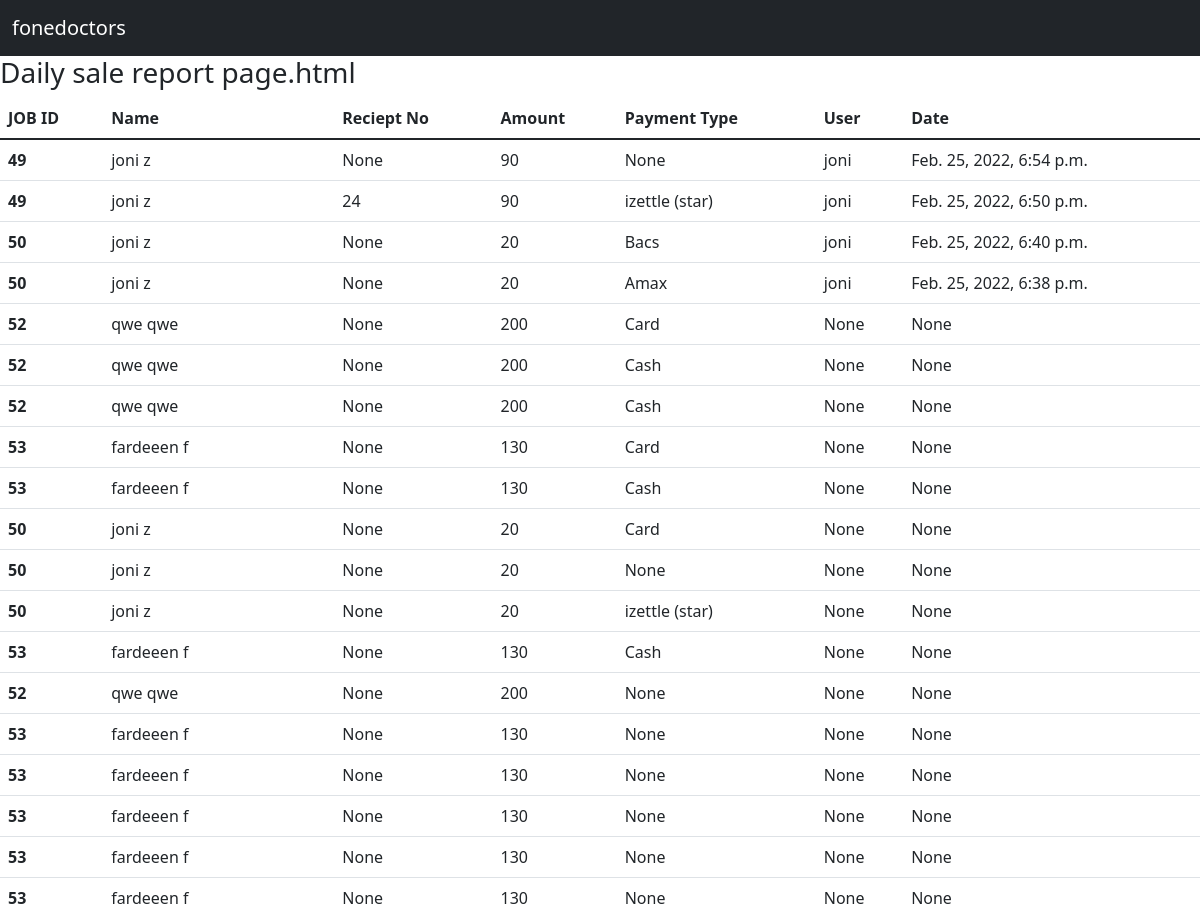
The app's page /daily_sale_report/ (upper part), older data.
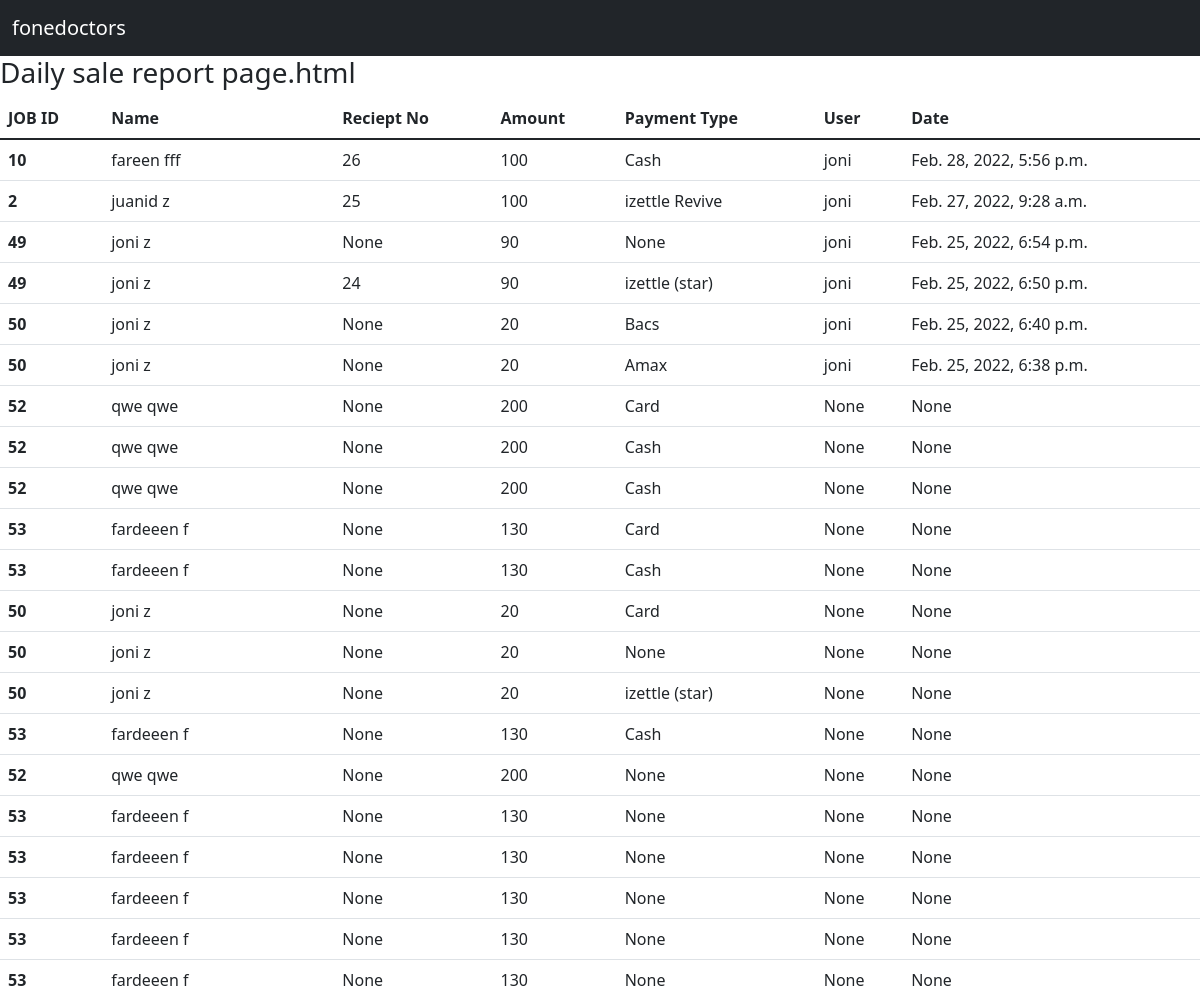
The same page, newer data.
### Retail/models.py (models this page shows, shortened)
class Customer_cart(models.Model):
    c_cart = models.ForeignKey(Jobs, on_delete = models.CASCADE, null=True, blank=True)
    deliver_cost = models.CharField(max_length=250, null = True, blank=True)
    payment_type = models.ForeignKey(Payment_type,  on_delete=models.CASCADE, null = True, blank=True)
    reciept = models.ForeignKey(Reciepts,  on_delete=models.CASCADE, null = True, blank=True)
    sale_person = models.ForeignKey(User, on_delete = models.CASCADE, null=True, blank=True)
    date = models.DateTimeField(null=True, blank=True)

class Payment_type(models.Model):
    payment = models.CharField(max_length=250, null = True, blank=True)
    def __str__(self):
        return self.payment

### Jobs/models.py (models this page shows, shortened)
class Jobs(models.Model):
    customer = models.ForeignKey(Customer,on_delete = models.CASCADE, related_name = 'job_customer')
    device =  models.ForeignKey(Devices,on_delete = models.CASCADE, related_name = 'job_device', null = True, blank=True)
    make = models.ForeignKey(Make,on_delete = models.CASCADE, related_name = 'job_make', null=True, blank=True)
    model = models.ForeignKey(Model,on_delete = models.CASCADE, related_name = 'job_model', null=True, blank=True)
    fault =  models.ForeignKey(Fault,on_delete = models.CASCADE, related_name = 'job_faults', null=True, blank=True)
    description = models.TextField(null=True, blank=True)
    imei = models.CharField(max_length=250, null=True, blank=True)
    accessories = models.ForeignKey(Accessories,on_delete = models.CASCADE, related_name = 'job_acessories', null=True, blank=True)
    sale_item = models.ForeignKey(Sale_item,on_delete = models.CASCADE, related_name = 'sale_acessories', null=True, blank=True)
    passcode = models.CharField(max_length=250, null=True, blank=True)
    network = models.ForeignKey(Network,on_delete = models.CASCADE, related_name = 'job_network', null=True, blank=True)
    cost = models.IntegerField(null=True, blank=True)
    job_status = models.ForeignKey(Job_status,on_delete = models.CASCADE, related_name = 'job_job_status', null=True, blank=True)
    collection_time = models.DateTimeField(null=True, blank=True)
    payment_status = models.CharField(choices= PAYMENT_STATUS, max_length=250, null=True, blank=True)
    created_date = models.DateTimeField(null=True, blank=True)
    created_by = models.ForeignKey(User, on_delete = models.CASCADE, null=True, blank=True)

class Reciepts(models.Model):
    reciept = models.ForeignKey(Jobs, on_delete = models.CASCADE, null=True, blank=True)
    def __str__(self):
        return str(self.id)

### customer/models.py (models this page shows, shortened)
class Customer(models.Model):
    id = models.AutoField(primary_key=True)
    first_name = models.CharField(max_length=250)
    last_name = models.CharField(max_length=250)
    phone  = models.IntegerField()
    landline  = models.IntegerField()
    email = models.EmailField(max_length=250)
    address = models.CharField(max_length=250)
    postcode = models.CharField(max_length=250)
    created_date = models.DateTimeField(null=True, blank= True)#
    created_by = models.ForeignKey(User,on_delete=models.CASCADE, null=True, blank=True)
    def full_name(self):
        return f"{self.first_name} {self.last_name}"

### Retail/views.py (the view)
# urls.py: path('daily_sale_report/', views.daily_sale_report, name='daily_sale_report')
def daily_sale_report(request):
    c_cart = Customer_cart.objects.all()
    context = {'c_cart_context':c_cart}
    return render(request,'daily_sale_report.html',context)

### templates/daily_sale_report.html
{% extends 'base.html' %}
{% block content %}
<h3>Daily sale report page.html</h3>
<table class="table">
    <thead>
      <tr>
        <th scope="col">JOB ID </th>
        <th scope="col">Name </th>
        <th scope="col">Reciept No</th>
        <th scope="col">Amount</th>
        <th scope="col">Payment Type</th>
        <th scope="col">User</th>
        <th scope="col">Date</th>
      </tr>
    </thead>
    <tbody>
        {% for c_cart_context in c_cart_context reversed %}
      <tr>
        <th scope="row">{{c_cart_context.c_cart.id}}</th>
        <td>{{c_cart_context.c_cart.customer.full_name}}</td>
        <td>{{c_cart_context.reciept}}</td>
        <td>{{c_cart_context.c_cart.cost}}</td>
        <td>{{c_cart_context.payment_type}}</td>
        <td>{{c_cart_context.sale_person}}</td>
        <td>{{c_cart_context.date}}</td>
      </tr>
      {% endfor %}
    </tbody>
  </table>
{% endblock %}

Row changes from the older to the newer data that the page shows:
added Customer_cart: c_cart.id "10", c_cart.customer.full_name "fareen fff", reciept "26", c_cart.cost "100", payment_type "Cash", sale_person "joni", date "Feb. 28, 2022, 5:56 p.m."
added Customer_cart: c_cart.id "2", c_cart.customer.full_name "juanid z", reciept "25", c_cart.cost "100", payment_type "izettle Revive", sale_person "joni", date "Feb. 27, 2022, 9:28 a.m."
